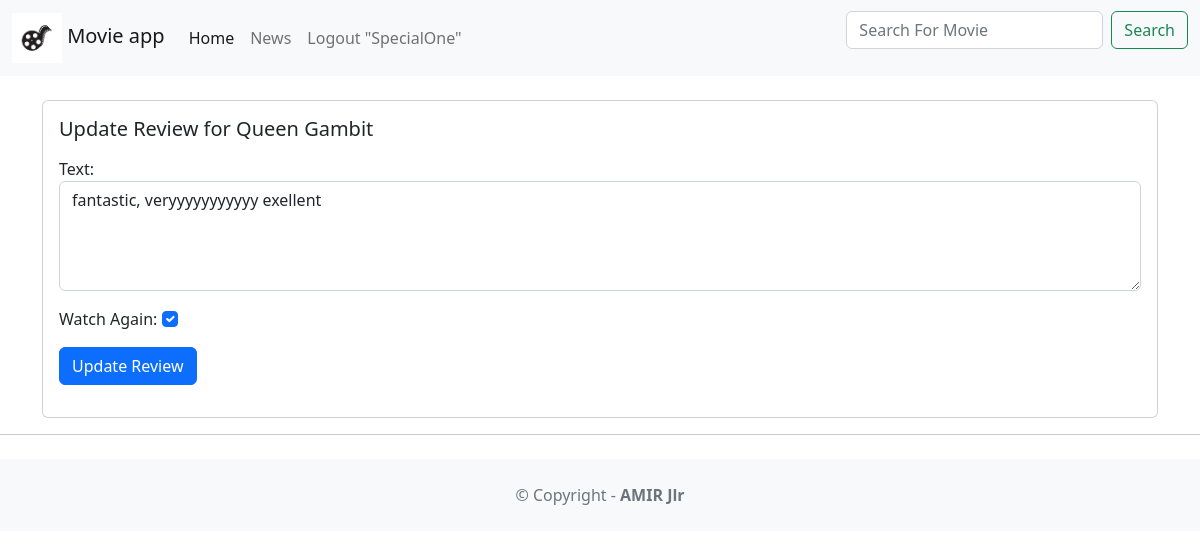
Screenshot of /1/update-review (signed in) with the database file from the repository.
### movie/models.py (models this page shows, shortened)
class Review(models.Model):
    text = models.CharField(max_length=200)
    date = models.DateTimeField(auto_now_add=True)
    user = models.ForeignKey(User, on_delete=models.CASCADE)
    movie = models.ForeignKey(Movie, on_delete=models.CASCADE)
    watchAgain = models.BooleanField()

class Movie(models.Model):
    title = models.CharField(max_length=120)
    description = models.TextField()
    image = models.ImageField(upload_to = 'movie/images/')
    url = models.URLField(blank=True)

### movie/views.py (the view, shortened to what this page needs)
# urls.py: path('<int:review_id>/update-review', updateReview, name='updatereview'),
@login_required
def updateReview(request, review_id):
    review = get_object_or_404(Review, id=review_id, user=request.user)
    if request.method == 'GET':
        form = ReviewForm(instance=review)
        return render(request, 'movie/updatereview.html', {'review': review, 'form': form})

### movie/forms.py
class ReviewForm(forms.ModelForm):
    def __init__(self, *args, **kwargs):
        super(ReviewForm, self).__init__(*args, **kwargs)
        self.fields['text'].widget.attrs.update({'class': 'form-control'})
        self.fields['watchAgain'].widget.attrs.update(
            {'class': 'form-check-input'})
    class Meta:
        model = Review
        fields = ['text', 'watchAgain']
        labels = {
            'watchAgain': ('Watch Again')
        }
        widgets = {
            'text': forms.Textarea(attrs={'rows': 4}),
        }

### movie/templates/movie/updatereview.html (shortened to what this page needs)
{% extends 'base.html' %}
{% block content %}
    <div class="card mb-3">
        <div class="row g-0">
            <div>
                <div class="card-body">
                    <h5 class="card-title">
                        Update Review for {{ review.movie.title }}
                    </h5>
                    <p class="card-text">
                        <form method="POST">
                            {{ form.as_p }}
                            <button type="submit" class="btn btn-primary">
                            Update Review
                            </button>
                        </form>
                    </p>
                </div>
            </div>
        </div>
    </div>
{% endblock content %}

### moviereview/templates/base.html (shortened to what this page needs)
{% load static %}
<html lang="en">
  <head>
    <link
      href="https://cdn.jsdelivr.net/npm/bootstrap@5.2.0-beta1/dist/css/bootstrap.min.css"
      rel="stylesheet"
    />
  </head>
  <body>
    <nav class="navbar navbar-expand-lg navbar-light bg-light">
      <div class="container-fluid">
        <a class="navbar-brand" href="#"
          ><img src="{% static 'images/movie.png' %}" width="50px" alt="" />
          Movie app</a
        >
        <div class="collapse navbar-collapse" id="navbarSupportedContent">
          <ul class="navbar-nav me-auto mb-2 mb-lg-0">
            <li class="nav-item">
              <a
                class="nav-link active"
                aria-current="page"
                href="{% url 'movie:home' %}"
                >Home</a
              >
            </li>
            <li class="nav-item">
              <a class="nav-link" href="{% url 'news:news' %}">News</a>
            </li>
            {% if user.is_authenticated %}
              <li class="nav-item">
                <a class="nav-link" href="{% url 'accounts:logout' %}">Logout  "{{ user.username }}"</a>
              </li>
            {% endif %}
          </ul>
          <form class="d-flex" action="">
            <input
              class="form-control me-2"
              type="search"
              placeholder="Search For Movie"
              name="SearchMovie"
              value="{{searchTerm}}"
              aria-label="Search"
            />
            <button class="btn btn-outline-success" type="submit">
              Search
            </button>
          </form>
        </div>
      </div>
    </nav>
    <br />
    <div class="container">{% block content %} {% endblock content %}</div>
    <hr />
    <footer class="text-center text-lg-start bg-light text-muted mt-4">
      <div class="text-center p-4">
        © Copyright -
        <a
          class="text-reset fw-bold text-decoration-none"
          target="_blank"
          href="https://twitter.com/greglim81"
          >AMIR
        </a>
        <a
          class="text-reset fw-bold text-decoration-none"
          target="_blank"
          href="https://twitter.com/danielgarax"
          >Jlr
        </a>
      </div>
    </footer>
  </body>
</html>

### rows the page displays
Review: movie "Queen Gambit", text "fantastic, veryyyyyyyyyyy exellent", watchAgain "☑"

### other values shown
{{ user.username }} "SpecialOne"
